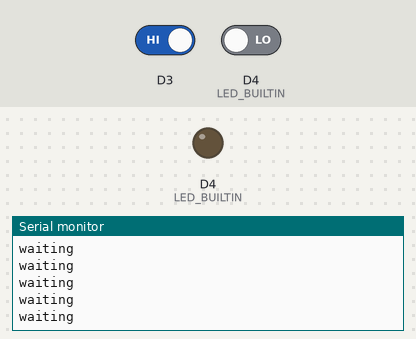
Simulated run of this sketch. Board: ESP8266 (NodeMCU). Parts: output pins drawn as LEDs (lit = HIGH, except the on-board LED, lit = LOW), the last lines printed to the serial monitor. Inputs (shaded band) come from the test bench; at power-on: D3 HIGH, D4 (LED_BUILTIN) LOW. WiFi joins after 1.5 s; servers stay silent unless stated; uploads are accepted with an empty reply.

Above: at 4.2 s.
4.3 s: D3 driven LOW
At 4.8 s:
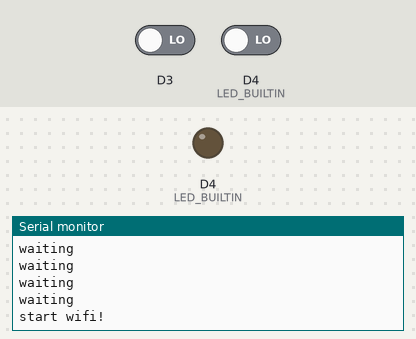
7.3 s: D4 (LED_BUILTIN) driven HIGH
At 10.0 s:
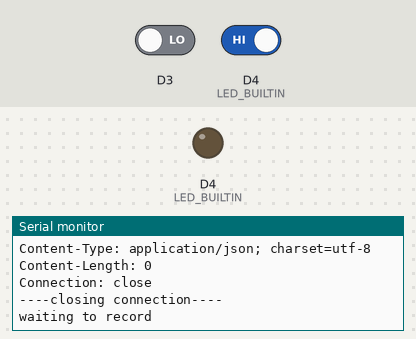
10.3 s: D4 (LED_BUILTIN) driven LOW
At 13.5 s:
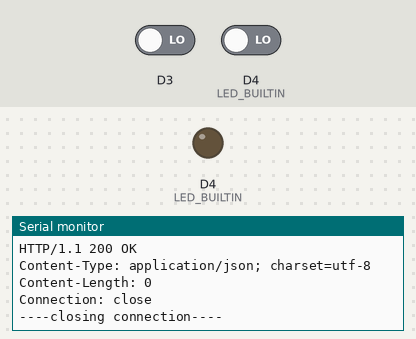

Measured:
- after the input at 4.3 s, the serial monitor: prints a new line after 0.10 s (image 1)
- after the input at 7.3 s, the serial monitor: prints a new line after 2.6 s (image 2)
- after the input at 10.3 s, the serial monitor: prints a new line at once (image 3)

The sketch:

ESP8266-camera-receiver.ino
```cpp
#include <ESP8266WiFi.h>
#include <Wire.h>               // Only needed for Arduino 1.6.5 and earlier
#include "SSD1306Wire.h"        // legacy: #include "SSD1306.h"
SSD1306Wire display(0x3c, SDA, SCL);   // ADDRESS, SDA, SCL  -  SDA and SCL usually populate automatically based on your board's pins_arduino.h


const char* ssid     = "DIRECT-jGC2:DSC-RX10M2";
const char* password = "4VcjMe2J";     // your WPA2 password

const char* host = "192.168.122.1";   // fixed IP of camera
const int httpPort = 8080;


char MOVIEMODE[] = "{\"method\":\"setShootMode\",\"params\":[\"movie\"],\"id\":1,\"version\":\"1.0\"}";
char GETVERSIONS[] = "{\"version\":\"1.0\",\"id\":1,\"method\":\"getVersions\",\"params\":[]}";
char GETAVAILABLE[] = "{\"version\":\"1.0\",\"id\":1,\"method\":\"getAvailableApiList\",\"params\":[]}";
char STARTRECMODE[] = "{\"version\":\"1.0\",\"id\":1,\"method\":\"startRecMode\",\"params\":[]}";
char STARTLIVEVIEW[] = "{\"version\":\"1.0\",\"id\":1,\"method\":\"startLiveview\",\"params\":[]}";
//char STARTRECMODE[] = "'{\"method\":\"startRecMode\", \"params\":[], \"id\":1, \"version\":\"1.0\"}'";
char GETEVENT[] = "{\"method\":\"getEvent\",\"params\":[true],\"id\":1,\"version\":\"1.0\"}";
char SETMOVIEMODE[] = "{\"version\":\"1.0\",\"id\":1,\"method\":\"setShootMode\",\"params\":[\"movie\"]}";
//char GETEVENT[] = "'{\"method\":\"getEvent\", \"params\":[true], \"id\":1, \"version\":\"1.0\"}'";

char STARTRECORD[] = "{\"version\":\"1.0\",\"id\":1,\"method\":\"startMovieRec\",\"params\":[]}";
//char STARTRECORD[] = "'{\"method\":\"startMovieRec\", \"params\":[], \"id\":1, \"version\":\"1.0\"}'";
char STOPRECORD[] = "{\"version\":\"1.0\",\"id\":1,\"method\":\"stopMovieRec\",\"params\":[]}";

//char STOPRECORD[] = "'{\"method\":\"stopMovieRec\", \"params\":[], \"id\":1, \"version\":\"1.0\"}'";
char ZOOMINSTART[] = "'{\"method\":\"actZoom\", \"params\":[\"in\", \"start\"], \"id\":1, \"version\":\"1.0\"}'";
char ZOOMINSTOP[] = "'{\"method\":\"actZoom\", \"params\":[\"in\", \"stop\"], \"id\":1, \"version\":\"1.0\"}'";
char ZOOMOUTSTART[] = "'{\"method\":\"actZoom\", \"params\":[\"out\", \"start\"], \"id\":1, \"version\":\"1.0\"}'";
char ZOOMOUTSTOP[] = "'{\"method\":\"actZoom\", \"params\":[\"out\", \"stop\"], \"id\":1, \"version\":\"1.0\"}'";
WiFiClient client;


struct cameraStatus {
  bool recording = false;
  int zoomPercent = 0;
  bool connected = false;
  long zoomInUntil = 0;
  long zoomOutUntil = 0;
};
cameraStatus camera;
long lastmillis = 0;
long startedRecording = 0;
long recordTime = 600 * 1000; // 10 minutes

void setup() {
   Serial.begin(115200);
  Serial.println("Starting");
  WiFi.mode(WIFI_OFF);

  pinMode(LED_BUILTIN, OUTPUT);
  digitalWrite(LED_BUILTIN, HIGH);

  delay(3000);
  pinMode(D4, INPUT);
  pinMode(D3, INPUT);
  while (digitalRead(D3) == 1){
    delay(200);
    Serial.println("waiting");
  }

  digitalWrite(LED_BUILTIN, LOW);
  Serial.println("start wifi!");
  WiFi.mode(WIFI_STA);
  WiFi.begin(ssid, password);
  while (WiFi.status() != WL_CONNECTED) {
      delay(500);
  }
  startRecMode();

   while (digitalRead(D4) == 1){
    delay(200);
    Serial.println("waiting to record");
  }
  startRecord();
}


void httpPost(char* jString) {
  Serial.print("Msg send: ");Serial.println(jString);
  Serial.print("connecting to ");
  Serial.println(host);
  if (!client.connect(host, httpPort)) {
    Serial.println("connection failed");
    return;
  }
  else {
    Serial.print("connected to ");
    Serial.print(host);
    Serial.print(":");
    Serial.println(httpPort);
  }

  // We now create a URI for the request
  String url = "/sony/camera";

  Serial.print("Requesting URL: ");
  Serial.println(url);

  // This will send the request to the server
  client.print(String("POST " + url + " HTTP/1.1\r\n" + "Host: " + host + "\r\n"));
  client.println("Content-Type: application/json; charset=utf-8");
  client.print("Content-Length: ");
  client.println(strlen(jString));
  // End of headers
  client.println();
  // Request body
  client.println(jString);
  Serial.println("wait for data");
  lastmillis = millis();
  while (!client.available() && millis() - lastmillis < 8000) {} // wait 8s max for answer

  // Read all the lines of the reply from server and print them to Serial
  while (client.available()) {
    String line = client.readStringUntil('\r');
    Serial.print(line);
  }

  Serial.println();
  Serial.println("----closing connection----");
  Serial.println();
  client.stop();
}

void stopRecord(){
  httpPost(GETEVENT);
  httpPost(STOPRECORD);
  camera.recording = false;
  startedRecording = 0;
}

void startRecMode(){
  if (WiFi.status() == WL_CONNECTED){
    httpPost(GETVERSIONS);
    httpPost(GETEVENT);
    httpPost(STARTRECMODE);
  }
}

void startRecord(){
  while (!camera.recording){
    if (WiFi.status() == WL_CONNECTED){
      if (!camera.recording){


        //delay(4000);
        //httpPost(GETAVAILABLE);
        httpPost(GETEVENT);
       // delay(2000);
       // httpPost(STARTLIVEVIEW);
        //delay(8000);
        httpPost(STARTRECORD);
        camera.recording = true;
        startedRecording = millis();
      }

    }
  }
}

void loop() {

  if (camera.recording &&
    (millis() - startedRecording) > recordTime){
    stopRecord();
  }

  delay(1);
  yield();
}
```
